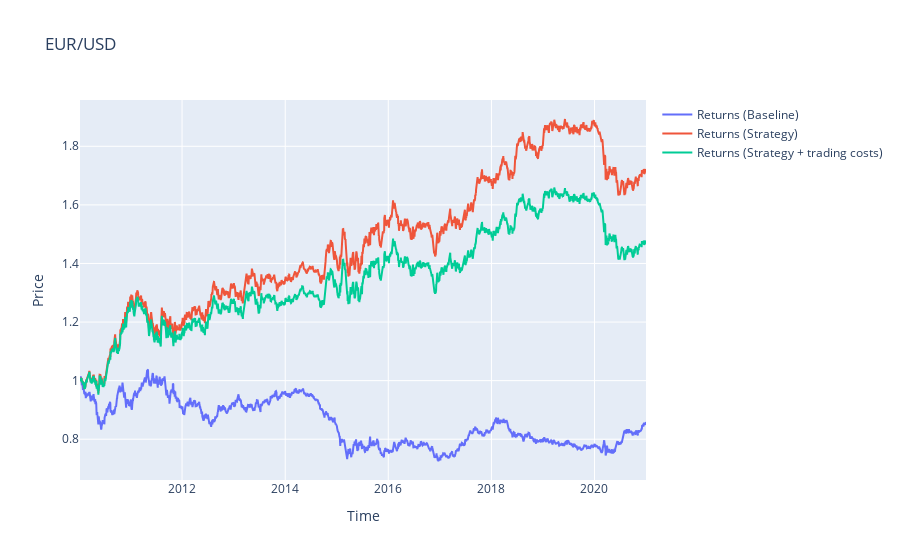

Here is the notebook cell this chart was saved with:
### Code cell
fig = go.Figure()

fig.add_trace(go.Scatter(x=data.index, y=data.creturns, name='Returns (Baseline)'))
fig.add_trace(go.Scatter(x=data.index, y=data.cstrategy, name='Returns (Strategy)'))
fig.add_trace(go.Scatter(x=data.index, y=data.cstrategy_net, name='Returns (Strategy + trading costs)'))

fig.update_layout(title='EUR/USD', xaxis_title='Time', yaxis_title='Price')

fig.show()

### Figure 1 — Plotly figure (JSON) as saved in the notebook; plotly's stock layout.template omitted (floating-point values rounded to 4 significant figures; data arrays with more than 128 entries replaced by an {"elided": "..."} marker saying what was removed)
{"data": [{"name": "Returns (Baseline)", "type": "scatter", "x": {"elided": "2860 str values"}, "y": {"elided": "2860 float values"}}, {"name": "Returns (Strategy)", "type": "scatter", "x": {"elided": "2860 str values"}, "y": {"elided": "2860 float values"}}, {"name": "Returns (Strategy + trading costs)", "type": "scatter", "x": {"elided": "2860 str values"}, "y": {"elided": "2860 float values"}}], "layout": {"title": {"text": "EUR/USD"}, "xaxis": {"title": {"text": "Time"}}, "yaxis": {"title": {"text": "Price"}}}}
